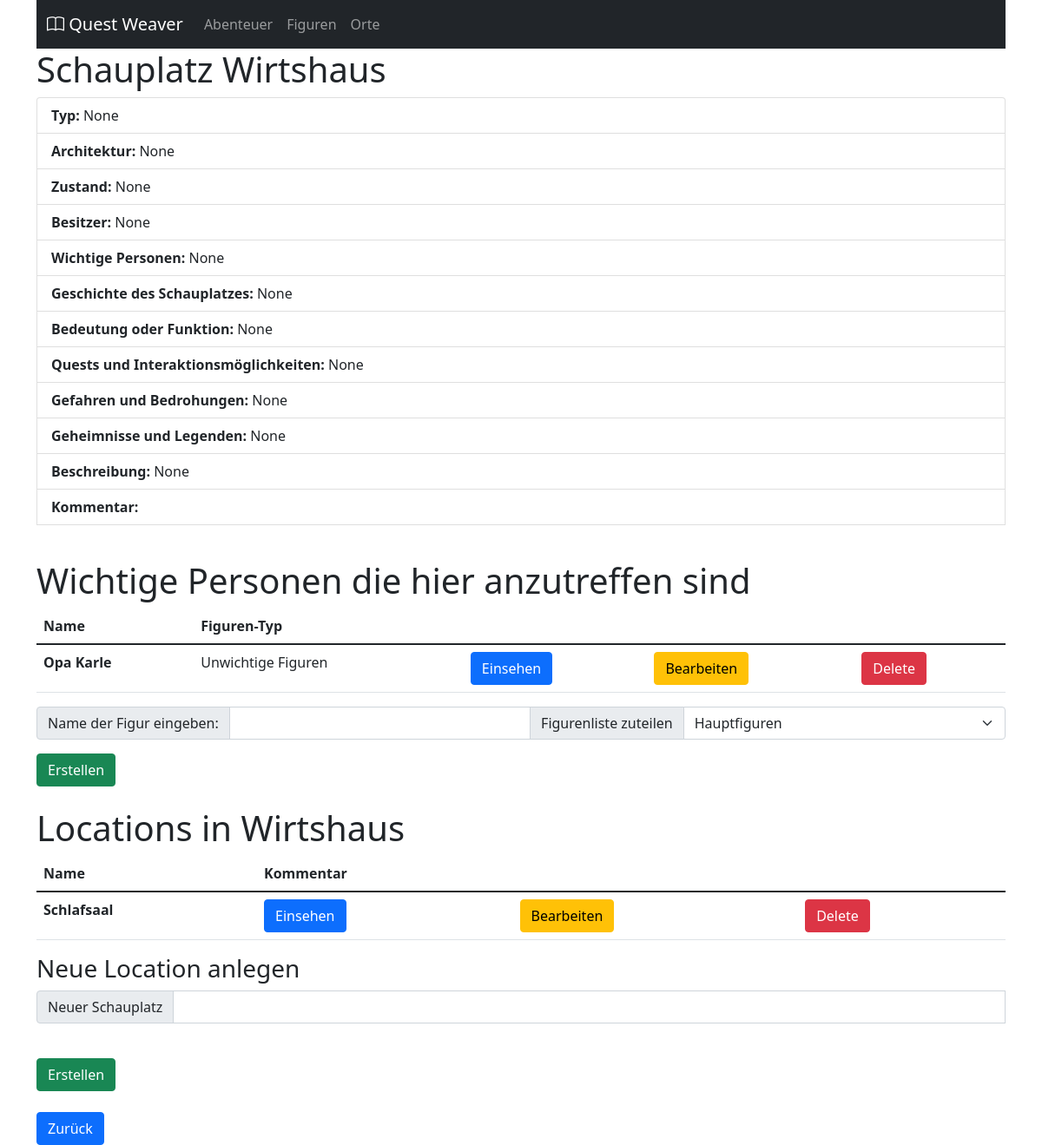
The page /app/schauplatz/12 on the database its author committed.
### app/models.py (models this page shows, shortened)
class Ort(models.Model):
    name = models.CharField(max_length=200)
    alive = models.BooleanField(default=True)
    kommentar = models.TextField(null=True, blank=True)
    beschreibung = models.TextField(null=True, blank=True)
    ortliste = models.ForeignKey(to="Ortliste", on_delete=models.CASCADE, null=True, blank=True)
    typ = models.CharField(max_length=200, null=True, blank=True)  # z.B. Wirtshaus, Burg, Markt
    architektur = models.CharField(max_length=200, null=True, blank=True)  # z.B. gotisch, barock, rustikal
    zustand = models.CharField(max_length=200, null=True, blank=True)  # z.B. gut erhalten, baufällig
    besitzer = models.CharField(max_length=200, null=True, blank=True)  # Der aktuelle Besitzer oder Herrscher
    wichtige_personen = models.TextField(null=True, blank=True)  # Wichtige NPCs, die hier angetroffen werden können
    geschichte_des_schauplatzes = models.TextField(null=True, blank=True)  # Historie des Gebäudes oder Platzes
    bedeutung_oder_funktion = models.CharField(max_length=200, null=True, blank=True)  # z.B. Handelszentrum, Gasthaus
    quests_und_interaktionsmöglichkeiten = models.TextField(null=True, blank=True)  # Potenzielle Aufgaben oder NPC-Interaktionen
    gefahren_und_bedrohungen = models.TextField(null=True, blank=True)  # z.B. Räuberüberfälle, magische Gefahren
    geheimnisse_und_legenden = models.TextField(null=True, blank=True)  # Versteckte Informationen oder Mythen

class Figur(models.Model):
    name = models.CharField(max_length=200)
    geschlecht = models.CharField(max_length=200, null=True, blank=True)
    beruf = models.CharField(max_length=200, null=True, blank=True)
    rasse = models.CharField(max_length=200, default="Mensch", null=True, blank=True)
    figurenliste = models.ForeignKey(to="Figurenliste", on_delete=models.CASCADE, null=True, blank=True)
    alive = models.BooleanField(default=True)
    plot = models.CharField(max_length=200, default="None")
    kommentar = models.TextField(null=True, blank=True)
    ort = models.ForeignKey(to="Ort", on_delete=models.CASCADE, null=True, blank=True)

class Figurenliste(models.Model):
    name = models.CharField(max_length=200)
    kommentar = models.TextField(null=True, blank=True)
    def __str__(self):
        return self.name

class Schauplatz(models.Model):
    name = models.CharField(max_length=200)
    alive = models.BooleanField(default=True)
    kommentar = models.TextField(null=True, blank=True)
    ortliste = models.ForeignKey(to="Ort", on_delete=models.CASCADE, null=True, blank=True) #FK
    raumtyp = models.CharField(max_length=200, null=True, blank=True)  # z.B. Schankraum, Bibliothek, Kerker
    einrichtungsstil = models.CharField(max_length=200, null=True, blank=True)  # z.B. rustikal, prunkvoll, spärlich
    beleuchtung = models.CharField(max_length=200, null=True, blank=True)  # z.B. Fackeln, magische Lichter, Kerzen
    zustand = models.CharField(max_length=200, null=True, blank=True)  # z.B. sauber, verfallen, renoviert
    nutzung = models.CharField(max_length=200, null=True, blank=True)  # z.B. Wohnraum, Verlies, Lagerraum
    spezielle_gegenstände = models.TextField(null=True, blank=True)  # z.B. wertvolle Möbel, Artefakte
    gefahren_und_bedrohungen = models.TextField(null=True, blank=True)  # z.B. Fallen, Monster
    geheimnisse_und_versteckte_elemente = models.TextField(null=True, blank=True)  # Versteckte Türen, Fallen, Geheimfächer
    quests_und_interaktionsmöglichkeiten = models.TextField(null=True, blank=True)  # Interaktionen, die in diesem Raum stattfinden können

### app/views.py (the view)
# urls.py: path('schauplatz/<int:schauplatz_id>', views.schauplatz, name='schauplatz'),
def schauplatz(request, schauplatz_id):
    schauplatz_alle = get_object_or_404(models.Ort, pk=schauplatz_id)
    schauplatz = models.Schauplatz.objects.all()
    location = models.Schauplatz.objects.filter(ortliste=schauplatz_id)
    figuren = models.Figur.objects.filter(ort=schauplatz_id)
    figurenlisten = models.Figurenliste.objects.all()
    context = {"schauplatz": schauplatz, "schauplatz_alle": schauplatz_alle, "location": location, "figuren": figuren, "figurenlisten": figurenlisten}
    return render(request, "schauplatz.html", context)

### app/templates/schauplatz.html (shortened to what this page needs)
{% load static %}
{% include "header.html" %}
    <body>
      <div class="container">
      {% include "navbar.html" %}
    <h1>Schauplatz {{schauplatz_alle.name}}</h1>
      <table class="table">
        <ul class="list-group">
          <li class="list-group-item"><b>Typ:</b> {{schauplatz_alle.typ}}</li>
          <li class="list-group-item"><b>Architektur:</b> {{schauplatz_alle.architektur}}</li>
          <li class="list-group-item"><b>Zustand:</b> {{schauplatz_alle.zustand}}</li>
          <li class="list-group-item"><b>Besitzer:</b> {{schauplatz_alle.besitzer}}</li>
          <li class="list-group-item"><b>Wichtige Personen:</b> {{schauplatz_alle.wichtige_personen}}</li>
          <li class="list-group-item"><b>Geschichte des Schauplatzes:</b> {{schauplatz_alle.geschichte_des_schauplatzes}}</li>
          <li class="list-group-item"><b>Bedeutung oder Funktion:</b> {{schauplatz_alle.bedeutung_oder_funktion}}</li>
          <li class="list-group-item"><b>Quests und Interaktionsmöglichkeiten:</b> {{schauplatz_alle.quests_und_interaktionsmöglichkeiten}}</li>
          <li class="list-group-item"><b>Gefahren und Bedrohungen:</b> {{schauplatz_alle.gefahren_und_bedrohungen}}</li>
          <li class="list-group-item"><b>Geheimnisse und Legenden:</b> {{schauplatz_alle.geheimnisse_und_legenden}}</li>
          <li class="list-group-item"><b>Beschreibung:</b> {{schauplatz_alle.beschreibung}}</li>
          <li class="list-group-item"><b>Kommentar:</b> {{schauplatz_alle.kommentar}}</li><br>
          </ul>
        </table>
          <h1>Wichtige Personen die hier anzutreffen sind</h1>
          <table class="table">
            <thead class="thead-dark">
              <tr>
                <th scope="col">Name</th>
                <th scope="col">Figuren-Typ</th>
              </tr>
            </thead>
            <tbody>{% for figur in figuren %}
              <tr>
                <th scope="row">{{figur.name}}</th>
                <td>{{figur.figurenliste}}</td>
                <td><a class="btn btn-primary" href="" role="button">Einsehen</a></td>
                <td><a class="btn btn-warning" href="" role="button">Bearbeiten</a></td>
                <td><form method="POST" action="">
                  <button class="btn btn-danger" type="submit">Delete</button>
              </form></td>
              </tr>
              {% endfor %}</tbody>
          </table>
          <form action="{% url 'figur_anlegen' %}" method="post">
            <div class="input-group mb-3">
              <span class="input-group-text" id="basic-addon1">Name der Figur eingeben:</span>
            <input type="text" class="form-control" name="figur_name" id="figur_name" value="{{figuren_edit.name}}" aria-label="Username" aria-describedby="basic-addon1">
            <span class="input-group-text" id="basic-addon1">Figurenliste zuteilen</span>
            <select name="figur_figurenliste" class="form-select" aria-label="Default select example">
              {% for liste in figurenlisten %}
        <option value="{{liste.id}}">{{liste.name}}</option>
        {% endfor %}
            </select></div>
          <input type="submit" value="Erstellen" type="button" class="btn btn-success">
          </form>
          <br>
          <h1>Locations in {{schauplatz_alle.name}}</h1>
          <table class="table">
            <thead class="thead-dark">
              <tr>
                <th scope="col">Name</th>
                <th scope="col">Kommentar</th>
              </tr>
            </thead>
        <tbody>{% for ort in location %}
          <tr>
            <th scope="row">{{ort.name}}</th>
            <td><a class="btn btn-primary" href="{% url 'location' ort.id %}" role="button">Einsehen</a></td>
            <td><a class="btn btn-warning" href="{% url 'location_edit' ort.id %}" role="button">Bearbeiten</a></td>
            <td><form method="POST" action="{% url 'delete_location' %}">
              <button class="btn btn-danger" type="submit">Delete</button>
          </form></td>
          </tr>
          {% endfor %}</tbody>
      </table>
      <h3>Neue Location anlegen</h3>
      <form action="{% url 'location_anlegen' %}" method="post">
        <div class="input-group mb-3">
          <span class="input-group-text" id="basic-addon1">Neuer Schauplatz</span>
        <input type="text" class="form-control" name="location_name" aria-label="Username" aria-describedby="basic-addon1">
      </div><br>
      <input type="submit" value="Erstellen" type="button" class="btn btn-success">
      </form>
     <br>
      <a class="btn btn-primary" href="{% url 'orte' schauplatz_alle.ortliste.id %}" role="button">Zurück</a>
    </div>
</body>

### rows shown on the page
Ort: name "Wirtshaus", typ "None", architektur "None", zustand "None", besitzer "None", wichtige_personen "None", geschichte_des_schauplatzes "None", bedeutung_oder_funktion "None", quests_und_interaktionsmöglichkeiten "None", gefahren_und_bedrohungen "None", geheimnisse_und_legenden "None", beschreibung "None"
Figur: name "Opa Karle", figurenliste "Unwichtige Figuren"
Schauplatz: name "Schlafsaal"

### other values the page prints
form field figur_figurenliste "Hauptfiguren"
